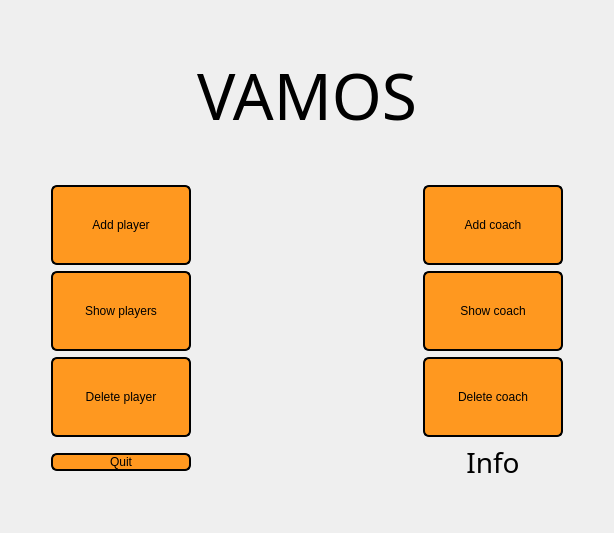
     <widget class="QWidget" name="mainWindow">
      <attribute name="title">
       <string>Tab 2</string>
      </attribute>
      <layout class="QGridLayout" name="gridLayout_4">
       <item row="5" column="1">
        <spacer name="verticalSpacer_10">
         <property name="orientation">
          <enum>Qt::Vertical</enum>
         </property>
         <property name="sizeHint" stdset="0">
          <size>
           <width>20</width>
           <height>40</height>
          </size>
         </property>
        </spacer>
       </item>
       <item row="2" column="2">
        <spacer name="verticalSpacer_11">
         <property name="orientation">
          <enum>Qt::Vertical</enum>
         </property>
         <property name="sizeHint" stdset="0">
          <size>
           <width>20</width>
           <height>40</height>
          </size>
         </property>
        </spacer>
       </item>
       <item row="3" column="0">
        <spacer name="horizontalSpacer_5">
         <property name="orientation">
          <enum>Qt::Horizontal</enum>
         </property>
         <property name="sizeHint" stdset="0">
          <size>
           <width>40</width>
           <height>20</height>
          </size>
         </property>
        </spacer>
       </item>
       <item row="3" column="3">
        <layout class="QVBoxLayout" name="verticalLayout_6">
         <item>
          <widget class="QPushButton" name="addCoachPB">
           <property name="minimumSize">
            <size>
             <width>140</width>
             <height>80</height>
            </size>
           </property>
           <property name="styleSheet">
            <string notr="true">
QPushButton {
   background-color: rgb(255, 152, 31);
color: rgb(0, 0, 0);
border-color: rgb(0, 0, 0);
border: 2px solid rgb(0, 0, 0);
border-radius: 6px; 
}

QPushButton:hover {
    color: rgb(38, 38, 38)rgb(255, 197, 21); 
    background-color:#ffc515; 
    border: 2px solid #ffffff; 
}</string>
           </property>
           <property name="text">
            <string>Add coach</string>
           </property>
          </widget>
         </item>
         <item>
          <widget class="QPushButton" name="showCoachPB">
           <property name="minimumSize">
            <size>
             <width>140</width>
             <height>80</height>
            </size>
           </property>
           <property name="styleSheet">
            <string notr="true">
QPushButton {
   background-color: rgb(255, 152, 31);
color: rgb(0, 0, 0);
border-color: rgb(0, 0, 0);
border: 2px solid rgb(0, 0, 0);
border-radius: 6px; 
}

QPushButton:hover {
    color: rgb(38, 38, 38)rgb(255, 197, 21); 
    background-color:#ffc515; 
    border: 2px solid #ffffff; 
}</string>
           </property>
           <property name="text">
            <string>Show coach</string>
           </property>
          </widget>
         </item>
         <item>
          <widget class="QPushButton" name="deletePlayerPB">
           <property name="minimumSize">
            <size>
             <width>140</width>
             <height>80</height>
            </size>
           </property>
           <property name="styleSheet">
            <string notr="true">
QPushButton {
   background-color: rgb(255, 152, 31);
color: rgb(0, 0, 0);
border-color: rgb(0, 0, 0);
border: 2px solid rgb(0, 0, 0);
border-radius: 6px; 
}

QPushButton:hover {
    color: rgb(38, 38, 38)rgb(255, 197, 21); 
    background-color:#ffc515; 
    border: 2px solid #ffffff; 
}</string>
           </property>
           <property name="text">
            <string>Delete coach</string>
           </property>
          </widget>
         </item>
        </layout>
       </item>
       <item row="1" column="2">
        <widget class="QLabel" name="titleL">
         <property name="font">
          <font>
           <family>Huntress</family>
           <pointsize>48</pointsize>
          </font>
         </property>
         <property name="styleSheet">
          <string notr="true">color: rgb(0, 0, 0);</string>
         </property>
         <property name="text">
          <string>VAMOS</string>
         </property>
         <property name="alignment">
          <set>Qt::AlignCenter</set>
         </property>
        </widget>
       </item>
       <item row="3" column="1">
        <layout class="QVBoxLayout" name="verticalLayout_5">
         <item>
          <widget class="QPushButton" name="addPlayerPB">
           <property name="minimumSize">
            <size>
             <width>140</width>
             <height>80</height>
            </size>
           </property>
           <property name="styleSheet">
            <string notr="true">
QPushButton {
   background-color: rgb(255, 152, 31);
color: rgb(0, 0, 0);
border-color: rgb(0, 0, 0);
border: 2px solid rgb(0, 0, 0);
border-radius: 6px; 
}

QPushButton:hover {
    color: rgb(38, 38, 38)rgb(255, 197, 21); 
    background-color:#ffc515; 
    border: 2px solid #ffffff; 
}</string>
           </property>
           <property name="text">
            <string>Add player</string>
           </property>
          </widget>
         </item>
         <item>
          <widget class="QPushButton" name="showPlayersPB">
           <property name="minimumSize">
            <size>
             <width>140</width>
             <height>80</height>
            </size>
           </property>
           <property name="styleSheet">
            <string notr="true">
QPushButton {
   background-color: rgb(255, 152, 31);
color: rgb(0, 0, 0);
border-color: rgb(0, 0, 0);
border: 2px solid rgb(0, 0, 0);
border-radius: 6px; 
}

QPushButton:hover {
    color: rgb(38, 38, 38)rgb(255, 197, 21); 
    background-color:#ffc515; 
    border: 2px solid #ffffff; 
}</string>
           </property>
           <property name="text">
            <string>Show players</string>
           </property>
          </widget>
         </item>
         <item>
          <widget class="QPushButton" name="deletePB">
           <property name="minimumSize">
            <size>
             <width>140</width>
             <height>80</height>
            </size>
           </property>
           <property name="styleSheet">
            <string notr="true">
QPushButton {
   background-color: rgb(255, 152, 31);
color: rgb(0, 0, 0);
border-color: rgb(0, 0, 0);
border: 2px solid rgb(0, 0, 0);
border-radius: 6px; 
}

QPushButton:hover {
    color: rgb(38, 38, 38)rgb(255, 197, 21); 
    background-color:#ffc515; 
    border: 2px solid #ffffff; 
}</string>
           </property>
           <property name="text">
            <string>Delete player</string>
           </property>
          </widget>
         </item>
        </layout>
       </item>
       <item row="0" column="2">
        <spacer name="verticalSpacer_12">
         <property name="orientation">
          <enum>Qt::Vertical</enum>
         </property>
         <property name="sizeHint" stdset="0">
          <size>
           <width>20</width>
           <height>40</height>
          </size>
         </property>
        </spacer>
       </item>
       <item row="3" column="4">
        <spacer name="horizontalSpacer_6">
         <property name="orientation">
          <enum>Qt::Horizontal</enum>
         </property>
         <property name="sizeHint" stdset="0">
          <size>
           <width>40</width>
           <height>20</height>
          </size>
         </property>
        </spacer>
       </item>
       <item row="4" column="1">
        <widget class="QPushButton" name="quitPB">
         <property name="styleSheet">
          <string notr="true">
QPushButton {
   background-color: rgb(255, 152, 31);
color: rgb(0, 0, 0);
border-color: rgb(0, 0, 0);
border: 2px solid rgb(0, 0, 0);
border-radius: 6px; 
}

QPushButton:hover {
    color: rgb(38, 38, 38)rgb(255, 197, 21); 
    background-color:#ffc515; 
    border: 2px solid #ffffff; 
}</string>
         </property>
         <property name="text">
          <string>Quit</string>
         </property>
        </widget>
       </item>
       <item row="4" column="3">
        <widget class="QLabel" name="infoL">
         <property name="font">
          <font>
           <family>Huntress</family>
           <pointsize>21</pointsize>
          </font>
         </property>
         <property name="whatsThis">
          <string>&lt;html&gt;&lt;head/&gt;&lt;body&gt;&lt;p&gt;&lt;a name=&quot;tw-target-text&quot;/&gt;&lt;span style=&quot; font-family:'inherit'; font-size:28px; color:#e8eaed;&quot;&gt;V&lt;/span&gt;&lt;span style=&quot; font-family:'inherit'; font-size:28px; color:#e8eaed;&quot;&gt;amos is a Ukrainian football agency founded by Vladyslav Vasylyshyn. The company employs the best and most talented Ukrainian players and coaches. Our goal is to develop football together! Join Vamos!&lt;/span&gt;&lt;/p&gt;&lt;/body&gt;&lt;/html&gt;</string>
         </property>
         <property name="styleSheet">
          <string notr="true">color: rgb(0, 0, 0);</string>
         </property>
         <property name="text">
          <string>Info</string>
         </property>
         <property name="alignment">
          <set>Qt::AlignCenter</set>
         </property>
        </widget>
       </item>
      </layout>
     </widget>
